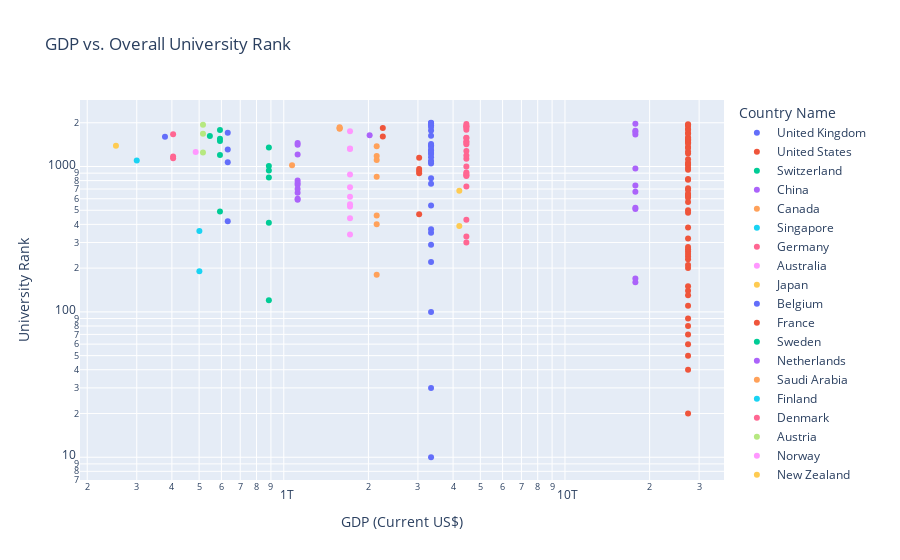

The notebook cell this image was saved under:
### Markdown cell above
## 2. Key Insight on Economy (Rising Insight)

### Code cell
fig = px.scatter(
    merged_data,
    x='GDP (current US$)',
    y='scores_overall_rank',
    color='Country Name',
    title='GDP vs. Overall University Rank',
    labels={'GDP (current US$)': 'GDP (Current US$)', 'scores_overall_rank': 'University Rank'},
    hover_name='Country Name',
    log_x=True,
    log_y=True
)
#fig.show()
init_notebook_mode(connected=True)
iplot(fig)

### Figure 1 — Plotly figure (JSON) as saved in the notebook; plotly's stock layout.template omitted (floating-point values rounded to 4 significant figures)
{"data": [{"hovertemplate": "<b>%{hovertext}</b><br><br>Country Name=United Kingdom<br>GDP (Current US$)=%{x}<br>University Rank=%{y}<extra></extra>", "hovertext": ["United Kingdom", "United Kingdom", "United Kingdom", "United Kingdom", "United Kingdom", "United Kingdom", "United Kingdom", "United Kingdom", "United Kingdom", "United Kingdom", "United Kingdom", "United Kingdom", "United Kingdom", "United Kingdom", "United Kingdom", "United Kingdom", "United Kingdom", "United Kingdom", "United Kingdom", "United Kingdom", "United Kingdom", "United Kingdom", "United Kingdom", "United Kingdom", "United Kingdom", "United Kingdom", "United Kingdom", "United Kingdom"], "legendgroup": "United Kingdom", "marker": {"color": "#636efa", "symbol": "circle"}, "mode": "markers", "name": "United Kingdom", "orientation": "v", "showlegend": true, "type": "scatter", "x": [3340000000000, 3340000000000, 3340000000000, 3340000000000, 3340000000000, 3340000000000, 3340000000000, 3340000000000, 3340000000000, 3340000000000, 3340000000000, 3340000000000, 3340000000000, 3340000000000, 3340000000000, 3340000000000, 3340000000000, 3340000000000, 3340000000000, 3340000000000, 3340000000000, 3340000000000, 3340000000000, 3340000000000, 3340000000000, 3340000000000, 3340000000000, 3340000000000], "xaxis": "x", "y": [10, 30, 100, 220, 290, 350, 370, 540, 760, 830, 1050, 1080, 1090, 1160, 1220, 1240, 1290, 1300, 1370, 1400, 1430, 1630, 1770, 1870, 1920, 1980, 1990, 2000], "yaxis": "y"}, {"hovertemplate": "<b>%{hovertext}</b><br><br>Country Name=United States<br>GDP (Current US$)=%{x}<br>University Rank=%{y}<extra></extra>", "hovertext": ["United States", "United States", "United States", "United States", "United States", "United States", "United States", "United States", "United States", "United States", "United States", "United States", "United States", "United States", "United States", "United States", "United States", "United States", "United States", "United States", "United States", "United States", "United States", "United States", "United States", "United States", "United States", "United States", "United States", "United States", "United States", "United States", "United States", "United States", "United States", "United States", "United States", "United States", "United States", "United States", "United States", "United States", "United States", "United States", "United States", "United States", "United States", "United States", "United States", "United States", "United States", "United States", "United States", "United States", "United States", "United States", "United States", "United States"], "legendgroup": "United States", "marker": {"color": "#EF553B", "symbol": "circle"}, "mode": "markers", "name": "United States", "orientation": "v", "showlegend": true, "type": "scatter", "x": [27400000000000, 27400000000000, 27400000000000, 27400000000000, 27400000000000, 27400000000000, 27400000000000, 27400000000000, 27400000000000, 27400000000000, 27400000000000, 27400000000000, 27400000000000, 27400000000000, 27400000000000, 27400000000000, 27400000000000, 27400000000000, 27400000000000, 27400000000000, 27400000000000, 27400000000000, 27400000000000, 27400000000000, 27400000000000, 27400000000000, 27400000000000, 27400000000000, 27400000000000, 27400000000000, 27400000000000, 27400000000000, 27400000000000, 27400000000000, 27400000000000, 27400000000000, 27400000000000, 27400000000000, 27400000000000, 27400000000000, 27400000000000, 27400000000000, 27400000000000, 27400000000000, 27400000000000, 27400000000000, 27400000000000, 27400000000000, 27400000000000, 27400000000000, 27400000000000, 27400000000000, 27400000000000, 27400000000000, 27400000000000, 27400000000000, 27400000000000, 27400000000000], "xaxis": "x", "y": [20, 40, 50, 60, 70, 80, 90, 110, 130, 140, 150, 200, 210, 230, 240, 250, 260, 270, 280, 320, 380, 480, 500, 570, 610, 630, 640, 650, 690, 710, 810, 820, 950, 980, 1030, 1040, 1060, 1120, 1230, 1270, 1340, 1360, 1440, 1470, 1480, 1510, 1520, 1530, 1540, 1560, 1590, 1690, 1700, 1800, 1810, 1910, 1930, 1950], "yaxis": "y"}, {"hovertemplate": "<b>%{hovertext}</b><br><br>Country Name=Switzerland<br>GDP (Current US$)=%{x}<br>University Rank=%{y}<extra></extra>", "hovertext": ["Switzerland", "Switzerland", "Switzerland", "Switzerland", "Switzerland", "Switzerland"], "legendgroup": "Switzerland", "marker": {"color": "#00cc96", "symbol": "circle"}, "mode": "markers", "name": "Switzerland", "orientation": "v", "showlegend": true, "type": "scatter", "x": [885000000000, 885000000000, 885000000000, 885000000000, 885000000000, 885000000000], "xaxis": "x", "y": [120, 410, 840, 940, 1010, 1350], "yaxis": "y"}, {"hovertemplate": "<b>%{hovertext}</b><br><br>Country Name=China<br>GDP (Current US$)=%{x}<br>University Rank=%{y}<extra></extra>", "hovertext": ["China", "China", "China", "China", "China", "China", "China", "China", "China", "China", "China"], "legendgroup": "China", "marker": {"color": "#ab63fa", "symbol": "circle"}, "mode": "markers", "name": "China", "orientation": "v", "showlegend": true, "type": "scatter", "x": [17800000000000, 17800000000000, 17800000000000, 17800000000000, 17800000000000, 17800000000000, 17800000000000, 17800000000000, 17800000000000, 17800000000000, 17800000000000], "xaxis": "x", "y": [160, 170, 510, 520, 670, 740, 970, 1660, 1730, 1760, 1970], "yaxis": "y"}, {"hovertemplate": "<b>%{hovertext}</b><br><br>Country Name=Canada<br>GDP (Current US$)=%{x}<br>University Rank=%{y}<extra></extra>", "hovertext": ["Canada", "Canada", "Canada", "Canada", "Canada", "Canada", "Canada"], "legendgroup": "Canada", "marker": {"color": "#FFA15A", "symbol": "circle"}, "mode": "markers", "name": "Canada", "orientation": "v", "showlegend": true, "type": "scatter", "x": [2140000000000, 2140000000000, 2140000000000, 2140000000000, 2140000000000, 2140000000000, 2140000000000], "xaxis": "x", "y": [180, 400, 460, 850, 1110, 1180, 1380], "yaxis": "y"}, {"hovertemplate": "<b>%{hovertext}</b><br><br>Country Name=Singapore<br>GDP (Current US$)=%{x}<br>University Rank=%{y}<extra></extra>", "hovertext": ["Singapore", "Singapore"], "legendgroup": "Singapore", "marker": {"color": "#19d3f3", "symbol": "circle"}, "mode": "markers", "name": "Singapore", "orientation": "v", "showlegend": true, "type": "scatter", "x": [501000000000, 501000000000], "xaxis": "x", "y": [190, 360], "yaxis": "y"}, {"hovertemplate": "<b>%{hovertext}</b><br><br>Country Name=Germany<br>GDP (Current US$)=%{x}<br>University Rank=%{y}<extra></extra>", "hovertext": ["Germany", "Germany", "Germany", "Germany", "Germany", "Germany", "Germany", "Germany", "Germany", "Germany", "Germany", "Germany", "Germany", "Germany", "Germany", "Germany", "Germany", "Germany", "Germany", "Germany", "Germany", "Germany"], "legendgroup": "Germany", "marker": {"color": "#FF6692", "symbol": "circle"}, "mode": "markers", "name": "Germany", "orientation": "v", "showlegend": true, "type": "scatter", "x": [4460000000000, 4460000000000, 4460000000000, 4460000000000, 4460000000000, 4460000000000, 4460000000000, 4460000000000, 4460000000000, 4460000000000, 4460000000000, 4460000000000, 4460000000000, 4460000000000, 4460000000000, 4460000000000, 4460000000000, 4460000000000, 4460000000000, 4460000000000, 4460000000000, 4460000000000], "xaxis": "x", "y": [300, 330, 430, 730, 860, 870, 890, 910, 1000, 1130, 1190, 1280, 1420, 1460, 1490, 1570, 1580, 1790, 1850, 1890, 1900, 1960], "yaxis": "y"}, {"hovertemplate": "<b>%{hovertext}</b><br><br>Country Name=Australia<br>GDP (Current US$)=%{x}<br>University Rank=%{y}<extra></extra>", "hovertext": ["Australia", "Australia", "Australia", "Australia", "Australia", "Australia", "Australia", "Australia", "Australia", "Australia"], "legendgroup": "Australia", "marker": {"color": "#FF97FF", "symbol": "circle"}, "mode": "markers", "name": "Australia", "orientation": "v", "showlegend": true, "type": "scatter", "x": [1720000000000, 1720000000000, 1720000000000, 1720000000000, 1720000000000, 1720000000000, 1720000000000, 1720000000000, 1720000000000, 1720000000000], "xaxis": "x", "y": [340, 440, 530, 550, 620, 720, 880, 1320, 1330, 1750], "yaxis": "y"}, {"hovertemplate": "<b>%{hovertext}</b><br><br>Country Name=Japan<br>GDP (Current US$)=%{x}<br>University Rank=%{y}<extra></extra>", "hovertext": ["Japan", "Japan"], "legendgroup": "Japan", "marker": {"color": "#FECB52", "symbol": "circle"}, "mode": "markers", "name": "Japan", "orientation": "v", "showlegend": true, "type": "scatter", "x": [4210000000000, 4210000000000], "xaxis": "x", "y": [390, 680], "yaxis": "y"}, {"hovertemplate": "<b>%{hovertext}</b><br><br>Country Name=Belgium<br>GDP (Current US$)=%{x}<br>University Rank=%{y}<extra></extra>", "hovertext": ["Belgium", "Belgium", "Belgium", "Belgium"], "legendgroup": "Belgium", "marker": {"color": "#636efa", "symbol": "circle"}, "mode": "markers", "name": "Belgium", "orientation": "v", "showlegend": true, "type": "scatter", "x": [632000000000, 632000000000, 632000000000, 632000000000], "xaxis": "x", "y": [420, 1070, 1310, 1710], "yaxis": "y"}, {"hovertemplate": "<b>%{hovertext}</b><br><br>Country Name=France<br>GDP (Current US$)=%{x}<br>University Rank=%{y}<extra></extra>", "hovertext": ["France", "France", "France", "France", "France"], "legendgroup": "France", "marker": {"color": "#EF553B", "symbol": "circle"}, "mode": "markers", "name": "France", "orientation": "v", "showlegend": true, "type": "scatter", "x": [3030000000000, 3030000000000, 3030000000000, 3030000000000, 3030000000000], "xaxis": "x", "y": [470, 900, 930, 960, 1150], "yaxis": "y"}, {"hovertemplate": "<b>%{hovertext}</b><br><br>Country Name=Sweden<br>GDP (Current US$)=%{x}<br>University Rank=%{y}<extra></extra>", "hovertext": ["Sweden", "Sweden", "Sweden", "Sweden", "Sweden"], "legendgroup": "Sweden", "marker": {"color": "#00cc96", "symbol": "circle"}, "mode": "markers", "name": "Sweden", "orientation": "v", "showlegend": true, "type": "scatter", "x": [593000000000, 593000000000, 593000000000, 593000000000, 593000000000], "xaxis": "x", "y": [490, 1200, 1500, 1550, 1780], "yaxis": "y"}, {"hovertemplate": "<b>%{hovertext}</b><br><br>Country Name=Netherlands<br>GDP (Current US$)=%{x}<br>University Rank=%{y}<extra></extra>", "hovertext": ["Netherlands", "Netherlands", "Netherlands", "Netherlands", "Netherlands", "Netherlands", "Netherlands", "Netherlands", "Netherlands", "Netherlands"], "legendgroup": "Netherlands", "marker": {"color": "#ab63fa", "symbol": "circle"}, "mode": "markers", "name": "Netherlands", "orientation": "v", "showlegend": true, "type": "scatter", "x": [1120000000000, 1120000000000, 1120000000000, 1120000000000, 1120000000000, 1120000000000, 1120000000000, 1120000000000, 1120000000000, 1120000000000], "xaxis": "x", "y": [590, 600, 660, 700, 750, 770, 800, 1210, 1410, 1450], "yaxis": "y"}, {"hovertemplate": "<b>%{hovertext}</b><br><br>Country Name=Saudi Arabia<br>GDP (Current US$)=%{x}<br>University Rank=%{y}<extra></extra>", "hovertext": ["Saudi Arabia"], "legendgroup": "Saudi Arabia", "marker": {"color": "#FFA15A", "symbol": "circle"}, "mode": "markers", "name": "Saudi Arabia", "orientation": "v", "showlegend": true, "type": "scatter", "x": [1070000000000], "xaxis": "x", "y": [1020], "yaxis": "y"}, {"hovertemplate": "<b>%{hovertext}</b><br><br>Country Name=Finland<br>GDP (Current US$)=%{x}<br>University Rank=%{y}<extra></extra>", "hovertext": ["Finland"], "legendgroup": "Finland", "marker": {"color": "#19d3f3", "symbol": "circle"}, "mode": "markers", "name": "Finland", "orientation": "v", "showlegend": true, "type": "scatter", "x": [300000000000], "xaxis": "x", "y": [1100], "yaxis": "y"}, {"hovertemplate": "<b>%{hovertext}</b><br><br>Country Name=Denmark<br>GDP (Current US$)=%{x}<br>University Rank=%{y}<extra></extra>", "hovertext": ["Denmark", "Denmark", "Denmark"], "legendgroup": "Denmark", "marker": {"color": "#FF6692", "symbol": "circle"}, "mode": "markers", "name": "Denmark", "orientation": "v", "showlegend": true, "type": "scatter", "x": [404000000000, 404000000000, 404000000000], "xaxis": "x", "y": [1140, 1170, 1670], "yaxis": "y"}, {"hovertemplate": "<b>%{hovertext}</b><br><br>Country Name=Austria<br>GDP (Current US$)=%{x}<br>University Rank=%{y}<extra></extra>", "hovertext": ["Austria", "Austria", "Austria"], "legendgroup": "Austria", "marker": {"color": "#B6E880", "symbol": "circle"}, "mode": "markers", "name": "Austria", "orientation": "v", "showlegend": true, "type": "scatter", "x": [516000000000, 516000000000, 516000000000], "xaxis": "x", "y": [1250, 1680, 1940], "yaxis": "y"}, {"hovertemplate": "<b>%{hovertext}</b><br><br>Country Name=Norway<br>GDP (Current US$)=%{x}<br>University Rank=%{y}<extra></extra>", "hovertext": ["Norway"], "legendgroup": "Norway", "marker": {"color": "#FF97FF", "symbol": "circle"}, "mode": "markers", "name": "Norway", "orientation": "v", "showlegend": true, "type": "scatter", "x": [486000000000], "xaxis": "x", "y": [1260], "yaxis": "y"}, {"hovertemplate": "<b>%{hovertext}</b><br><br>Country Name=New Zealand<br>GDP (Current US$)=%{x}<br>University Rank=%{y}<extra></extra>", "hovertext": ["New Zealand"], "legendgroup": "New Zealand", "marker": {"color": "#FECB52", "symbol": "circle"}, "mode": "markers", "name": "New Zealand", "orientation": "v", "showlegend": true, "type": "scatter", "x": [253000000000], "xaxis": "x", "y": [1390], "yaxis": "y"}, {"hovertemplate": "<b>%{hovertext}</b><br><br>Country Name=South Africa<br>GDP (Current US$)=%{x}<br>University Rank=%{y}<extra></extra>", "hovertext": ["South Africa"], "legendgroup": "South Africa", "marker": {"color": "#636efa", "symbol": "circle"}, "mode": "markers", "name": "South Africa", "orientation": "v", "showlegend": true, "type": "scatter", "x": [378000000000], "xaxis": "x", "y": [1600], "yaxis": "y"}, {"hovertemplate": "<b>%{hovertext}</b><br><br>Country Name=Italy<br>GDP (Current US$)=%{x}<br>University Rank=%{y}<extra></extra>", "hovertext": ["Italy", "Italy"], "legendgroup": "Italy", "marker": {"color": "#EF553B", "symbol": "circle"}, "mode": "markers", "name": "Italy", "orientation": "v", "showlegend": true, "type": "scatter", "x": [2250000000000, 2250000000000], "xaxis": "x", "y": [1610, 1840], "yaxis": "y"}, {"hovertemplate": "<b>%{hovertext}</b><br><br>Country Name=Ireland<br>GDP (Current US$)=%{x}<br>University Rank=%{y}<extra></extra>", "hovertext": ["Ireland"], "legendgroup": "Ireland", "marker": {"color": "#00cc96", "symbol": "circle"}, "mode": "markers", "name": "Ireland", "orientation": "v", "showlegend": true, "type": "scatter", "x": [546000000000], "xaxis": "x", "y": [1620], "yaxis": "y"}, {"hovertemplate": "<b>%{hovertext}</b><br><br>Country Name=Russian Federation<br>GDP (Current US$)=%{x}<br>University Rank=%{y}<extra></extra>", "hovertext": ["Russian Federation"], "legendgroup": "Russian Federation", "marker": {"color": "#ab63fa", "symbol": "circle"}, "mode": "markers", "name": "Russian Federation", "orientation": "v", "showlegend": true, "type": "scatter", "x": [2020000000000], "xaxis": "x", "y": [1640], "yaxis": "y"}, {"hovertemplate": "<b>%{hovertext}</b><br><br>Country Name=Spain<br>GDP (Current US$)=%{x}<br>University Rank=%{y}<extra></extra>", "hovertext": ["Spain", "Spain", "Spain"], "legendgroup": "Spain", "marker": {"color": "#FFA15A", "symbol": "circle"}, "mode": "markers", "name": "Spain", "orientation": "v", "showlegend": true, "type": "scatter", "x": [1580000000000, 1580000000000, 1580000000000], "xaxis": "x", "y": [1820, 1830, 1860], "yaxis": "y"}], "layout": {"legend": {"title": {"text": "Country Name"}, "tracegroupgap": 0}, "title": {"text": "GDP vs. Overall University Rank"}, "xaxis": {"anchor": "y", "domain": [0, 1], "title": {"text": "GDP (Current US$)"}, "type": "log"}, "yaxis": {"anchor": "x", "domain": [0, 1], "title": {"text": "University Rank"}, "type": "log"}}}
